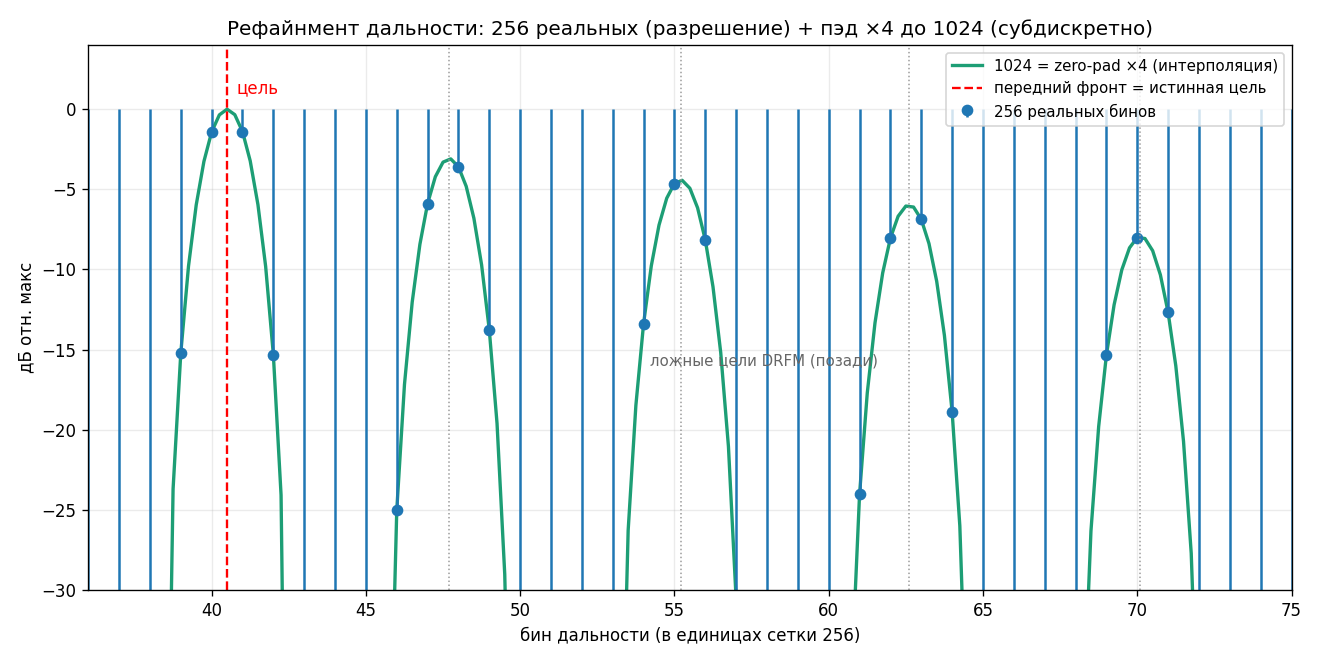

Generate this figure with Python:
import numpy as np
import matplotlib
matplotlib.use("Agg")
import matplotlib.pyplot as plt

Nr = 256
n = np.arange(Nr)
w = np.hanning(Nr)

# дерампнутый дальностный профиль: передний фронт (истинная цель) + гребёнка DRFM позади
ranges = [40.5, 47.7, 55.2, 62.6, 70.1]            # дробные бины -> straddle на сетке 256
amps   = [1.0,  0.7,  0.6,  0.5,  0.4]
sig = sum(a*np.exp(1j*2*np.pi*(r/Nr)*n) for r,a in zip(ranges,amps))*w
sig = sig + np.sqrt(1e-4/2)*(np.random.default_rng(3).standard_normal(Nr)
                             + 1j*np.random.default_rng(4).standard_normal(Nr))

R256  = np.fft.fft(sig)
P     = 1024
R1024 = np.fft.fft(sig, P)
ref   = np.abs(R1024).max()
dB256  = 20*np.log10(np.abs(R256)/ref + 1e-9)
dB1024 = 20*np.log10(np.abs(R1024)/ref + 1e-9)
b256   = np.arange(Nr)
b1024  = np.arange(P)/4.0                            # в единицах 256-бинов

fig, ax = plt.subplots(figsize=(11,5.5))
lo, hi = 36, 75
m1 = (b1024>=lo)&(b1024<=hi)
ax.plot(b1024[m1], dB1024[m1], color="#1D9E75", lw=2,
        label="1024 = zero-pad ×4 (интерполяция)")
m2 = (b256>=lo)&(b256<=hi)
ax.stem(b256[m2], dB256[m2], linefmt="C0-", markerfmt="C0o", basefmt=" ",
        label="256 реальных бинов")
ax.axvline(ranges[0], color="r", ls="--", lw=1.4, label="передний фронт = истинная цель")
for r in ranges[1:]:
    ax.axvline(r, color="0.6", ls=":", lw=0.9)
ax.text(ranges[0]+0.3, 1.0, "цель", color="r", fontsize=10)
ax.text(ranges[2]-1.0, -16, "ложные цели DRFM (позади)", color="0.4", fontsize=9)

ax.set_title("Рефайнмент дальности: 256 реальных (разрешение) + пэд ×4 до 1024 (субдискретно)")
ax.set_xlabel("бин дальности (в единицах сетки 256)"); ax.set_ylabel("дБ отн. макс")
ax.set_ylim(-30, 4); ax.set_xlim(lo,hi); ax.legend(loc="upper right", fontsize=9); ax.grid(alpha=0.25)
fig.tight_layout(); fig.savefig("/home/claude/refine_256_1024.png", dpi=120); plt.close(fig)
print("peak256 leading =", round(dB256[41],2), "dB | peak1024 leading near 40.5")
